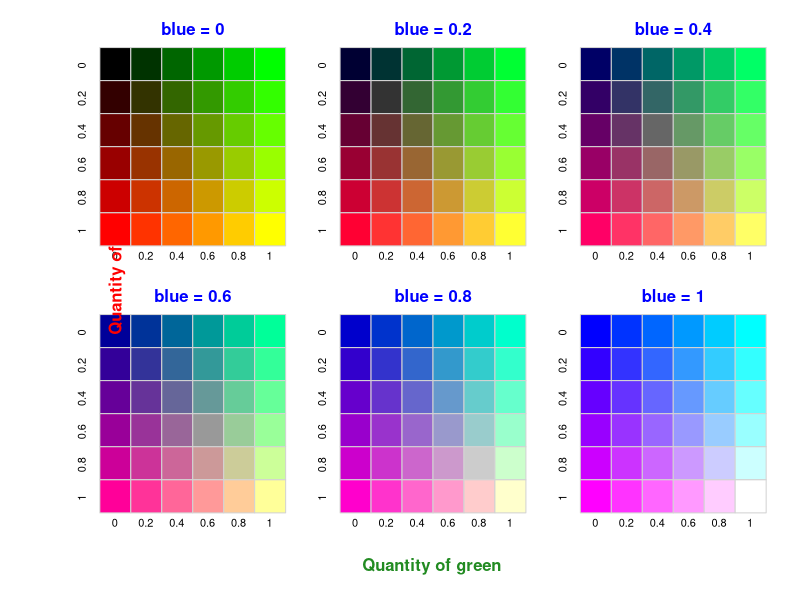

The R script that drew this image: (Note: this script raises an error after producing the figure.)
## ---- chunk 1
knitr::opts_chunk$set( warning=FALSE, message=FALSE)
## ---- chunk 2
par(mfrow=c(2,3) , mar=c(2,2,2,1) , oma=c(4,5,1,1) )
 
line <- 6
col <- 6
red <- sort(rep(c(0,0.2,0.4,0.6,0.8,1),col))
green <- rep(c(0,0.2,0.4,0.6,0.8,1),line)
num <- 0
 
for(i in seq(0,1,0.2)){
    num <- num+1
    plot(0, 0, type = "n", xlim = c(0, 1), ylim = c(0, 1), axes = FALSE, xlab = "", ylab = "" )
    colors <- rgb(red,green,i,1)
    mtext(paste("blue = ",i,sep="") , side=3 , line=0.15 , col="blue" , font=2)
    rect(  rep((0:(col - 1)/col),line) ,  sort(rep((0:(line - 1)/line),col),decreasing=T)   ,   rep((1:col/col),line) , sort(rep((1:line/line),col),decreasing=T),  border = "light gray" , col=colors)
    axis(2 , at=c(17,14,11,8,5,2)/18-0.035 , labels=c("0","0.2","0.4","0.6","0.8","1") , tick=F , lty=6 , pos=0.01)
    axis(3 , at=c(1.5 , 3.5 , 5.5 , 7.5 , 9.5 , 11.5)/12-0.045 , labels=c("0","0.2","0.4","0.6","0.8","1") , tick=F , pos=-0.15)
    }
 
mtext("Quantity of red", side=2 , line=34 , col="red" , font=2 , at=1.2)
mtext("Quantity of green", side=1 , line=3 , at=-0.8 , col="forestgreen" , font=2)
## ---- chunk 3
htmltools::includeHTML("htmlChunkRelatedOther.html")
